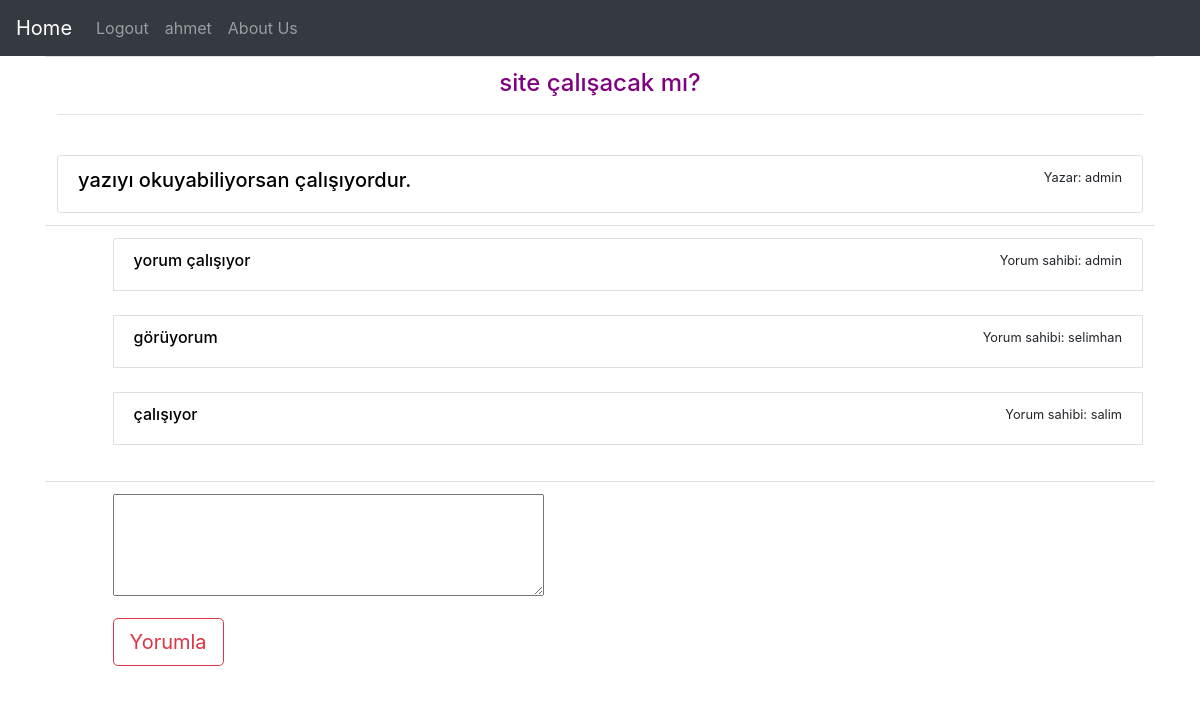
The app's page /profile/1 (signed in) with its own data.
### app/models.py (models this page shows, shortened)
class Post(models.Model):
    content = models.TextField()
    title = models.CharField(max_length=23, blank=True)
    author = models.ForeignKey(User, on_delete=models.CASCADE)
    class Meta:
        db_table = "t_article"

class Comment(models.Model):
    text = models.TextField()
    author = models.ForeignKey(User, on_delete=models.CASCADE)
    post = models.ForeignKey(Post, on_delete=models.CASCADE)
    class Meta:
        db_table = "t_comment"

### app/views.py (the view, shortened to what this page needs)
# urls.py: path('profile/<int:id>', article_detail),
def article_detail(request, id):
    post = Post.objects.get(id=id)
    context = {
        "makale": post
    }
    return render(request, "article.html", context)

### templates/article.html (shortened to what this page needs)
{% extends 'index.html' %}
{% block appbody%}
<table align="center" class="table" border="0" width=100%>
    <tr>
        <td colspan="2">
            <h4 class="purpletext text-center">{{makale.title}}</h4>
    <hr><br>
    <div class="list-group">
        <div class="list-group-item d-flex justify-content-between">
            <h5 class="blacktext text-left">{{makale.content}}</h5>
            <small>Yazar: {{makale.author}}</small>
        </div>
    </div>
        </td>
    </tr>
    <tr>
        <td></td>
        <td>
            <span>
                <div class="list-group">
                    {% for comment in makale.comment_set.all %}
                    <div class="list-group-item d-flex justify-content-between">
                        <h6 class="blacktext text-left">{{comment.text}}</h6>
                        <small>Yorum sahibi: {{comment.author}}</small>
                    </div>
                    <br>
                    {%endfor%}
                </div>
            </span>
        </td>
    </tr>
    <tr>
        <td></td>
        <td>
            <form action="" method="post">
                <textarea name="yorum" id="" cols="40" rows="4"></textarea>
                <br>
                <button class="btn btn-lg btn-outline-danger my-3" type="submit">Yorumla</button>
            </form>
        </td>
    </tr>
    </table>
{% endblock appbody%}

### templates/navbar.html (shortened to what this page needs)
<nav class="navbar navbar-expand-lg navbar-dark bg-dark">
    <div class="collapse navbar-collapse" id="navbarNav">
        {% if user.is_authenticated%}
        <a class="navbar-brand" href="/home">Home</a>
        {% else%}
        <a class="navbar-brand" href="/">Home</a>
        {% endif%}
        <ul class="navbar-nav mr-auto mt-2 mt-lg-0">
            {% if user.is_authenticated%}
            <li class="nav-item">
                <a class="nav-link" href="/logout">Logout</a>
            </li>
            <li class="nav-item text-light">
                <a class="nav-link" href="/profile">
                    {{user}}
                </a>
            </li>
            {% else%}
            <li class="nav-item">
                <a class="nav-link" href="/login">Login</a>
            </li>
            {% endif%}
            <li class="nav-item">
                <a class="nav-link" href="/about">About Us</a>
            </li>
        </ul>
    </div>
</nav>

### static/css/.colourcss.css (style rules this page uses)
.purpletext { color: purple; }
.blacktext { color: black; }

### records on screen
Post: title "site çalışacak mı?", content "yazıyı okuyabiliyorsan çalışıyordur.", author "admin"
Comment: text "yorum çalışıyor", author "admin"
Comment: text "görüyorum", author "selimhan"
Comment: text "çalışıyor", author "salim"

### other values on screen
{{ user }} "ahmet"
